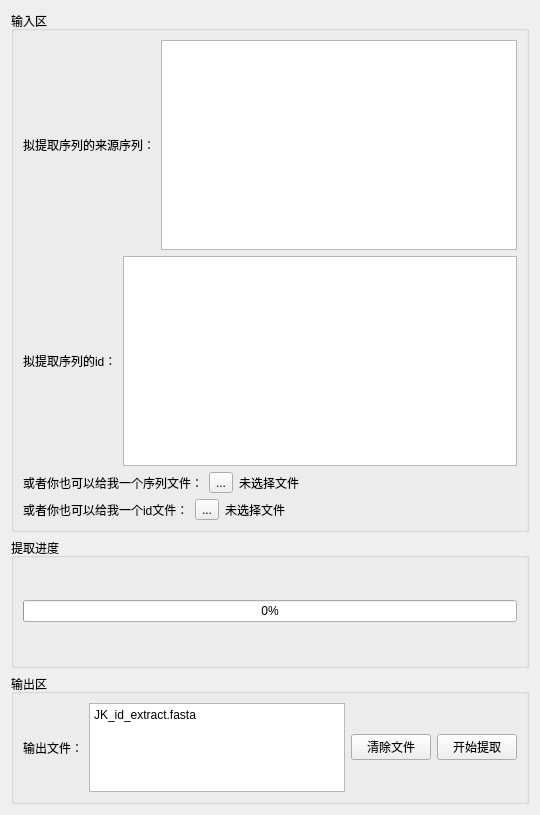
         <widget class="QWidget" name="id_extract">
          <attribute name="title">
           <string>根据id提取序列</string>
          </attribute>
          <layout class="QVBoxLayout" name="verticalLayout_24" stretch="4,1,1">
           <item>
            <widget class="QGroupBox" name="groupBox_39">
             <property name="title">
              <string>输入区</string>
             </property>
             <layout class="QVBoxLayout" name="verticalLayout_22">
              <item>
               <layout class="QVBoxLayout" name="verticalLayout_21">
                <item>
                 <layout class="QHBoxLayout" name="horizontalLayout_51">
                  <item>
                   <widget class="QLabel" name="label_14">
                    <property name="text">
                     <string>拟提取序列的来源序列：</string>
                    </property>
                   </widget>
                  </item>
                  <item>
                   <widget class="QTextEdit" name="fasta_frame"/>
                  </item>
                 </layout>
                </item>
                <item>
                 <layout class="QHBoxLayout" name="horizontalLayout_50">
                  <item>
                   <widget class="QLabel" name="label_13">
                    <property name="text">
                     <string>拟提取序列的id：</string>
                    </property>
                   </widget>
                  </item>
                  <item>
                   <widget class="QTextEdit" name="id_frame"/>
                  </item>
                 </layout>
                </item>
                <item>
                 <layout class="QHBoxLayout" name="horizontalLayout_3">
                  <item>
                   <widget class="QLabel" name="label_15">
                    <property name="text">
                     <string>或者你也可以给我一个序列文件：</string>
                    </property>
                   </widget>
                  </item>
                  <item>
                   <widget class="QToolButton" name="fa_file_upload">
                    <property name="text">
                     <string>...</string>
                    </property>
                   </widget>
                  </item>
                  <item>
                   <widget class="QLabel" name="fa_file">
                    <property name="sizePolicy">
                     <sizepolicy hsizetype="Preferred" vsizetype="Preferred">
                      <horstretch>2</horstretch>
                      <verstretch>0</verstretch>
                     </sizepolicy>
                    </property>
                    <property name="text">
                     <string>未选择文件</string>
                    </property>
                   </widget>
                  </item>
                 </layout>
                </item>
                <item>
                 <layout class="QHBoxLayout" name="horizontalLayout_5">
                  <item>
                   <widget class="QLabel" name="label_36">
                    <property name="text">
                     <string>或者你也可以给我一个id文件：</string>
                    </property>
                   </widget>
                  </item>
                  <item>
                   <widget class="QToolButton" name="id_file_ul">
                    <property name="text">
                     <string>...</string>
                    </property>
                   </widget>
                  </item>
                  <item>
                   <widget class="QLabel" name="id_file">
                    <property name="sizePolicy">
                     <sizepolicy hsizetype="Preferred" vsizetype="Preferred">
                      <horstretch>2</horstretch>
                      <verstretch>0</verstretch>
                     </sizepolicy>
                    </property>
                    <property name="text">
                     <string>未选择文件</string>
                    </property>
                   </widget>
                  </item>
                 </layout>
                </item>
               </layout>
              </item>
             </layout>
            </widget>
           </item>
           <item>
            <widget class="QGroupBox" name="groupBox_8">
             <property name="title">
              <string>提取进度</string>
             </property>
             <layout class="QVBoxLayout" name="verticalLayout_23">
              <item>
               <widget class="QProgressBar" name="id_progress">
                <property name="value">
                 <number>0</number>
                </property>
               </widget>
              </item>
             </layout>
            </widget>
           </item>
           <item>
            <widget class="QGroupBox" name="groupBox_40">
             <property name="sizePolicy">
              <sizepolicy hsizetype="Preferred" vsizetype="Preferred">
               <horstretch>0</horstretch>
               <verstretch>0</verstretch>
              </sizepolicy>
             </property>
             <property name="title">
              <string>输出区</string>
             </property>
             <layout class="QHBoxLayout" name="horizontalLayout_49">
              <item>
               <widget class="QLabel" name="label_37">
                <property name="text">
                 <string>输出文件：</string>
                </property>
               </widget>
              </item>
              <item>
               <widget class="QTextEdit" name="id_out_fl">
                <property name="minimumSize">
                 <size>
                  <width>0</width>
                  <height>30</height>
                 </size>
                </property>
                <property name="verticalScrollBarPolicy">
                 <enum>Qt::ScrollBarAlwaysOff</enum>
                </property>
                <property name="html">
                 <string>&lt;!DOCTYPE HTML PUBLIC &quot;-//W3C//DTD HTML 4.0//EN&quot; &quot;http://www.w3.org/TR/REC-html40/strict.dtd&quot;&gt;
&lt;html&gt;&lt;head&gt;&lt;meta name=&quot;qrichtext&quot; content=&quot;1&quot; /&gt;&lt;style type=&quot;text/css&quot;&gt;
p, li { white-space: pre-wrap; }
&lt;/style&gt;&lt;/head&gt;&lt;body style=&quot; font-family:'SimSun'; font-size:9pt; font-weight:400; font-style:normal;&quot;&gt;
&lt;p style=&quot; margin-top:0px; margin-bottom:0px; margin-left:0px; margin-right:0px; -qt-block-indent:0; text-indent:0px;&quot;&gt;JK_id_extract.fasta&lt;/p&gt;&lt;/body&gt;&lt;/html&gt;</string>
                </property>
               </widget>
              </item>
              <item>
               <widget class="QPushButton" name="clear_fl">
                <property name="text">
                 <string>清除文件</string>
                </property>
               </widget>
              </item>
              <item>
               <widget class="QPushButton" name="start_ex">
                <property name="text">
                 <string>开始提取</string>
                </property>
               </widget>
              </item>
             </layout>
            </widget>
           </item>
          </layout>
         </widget>
